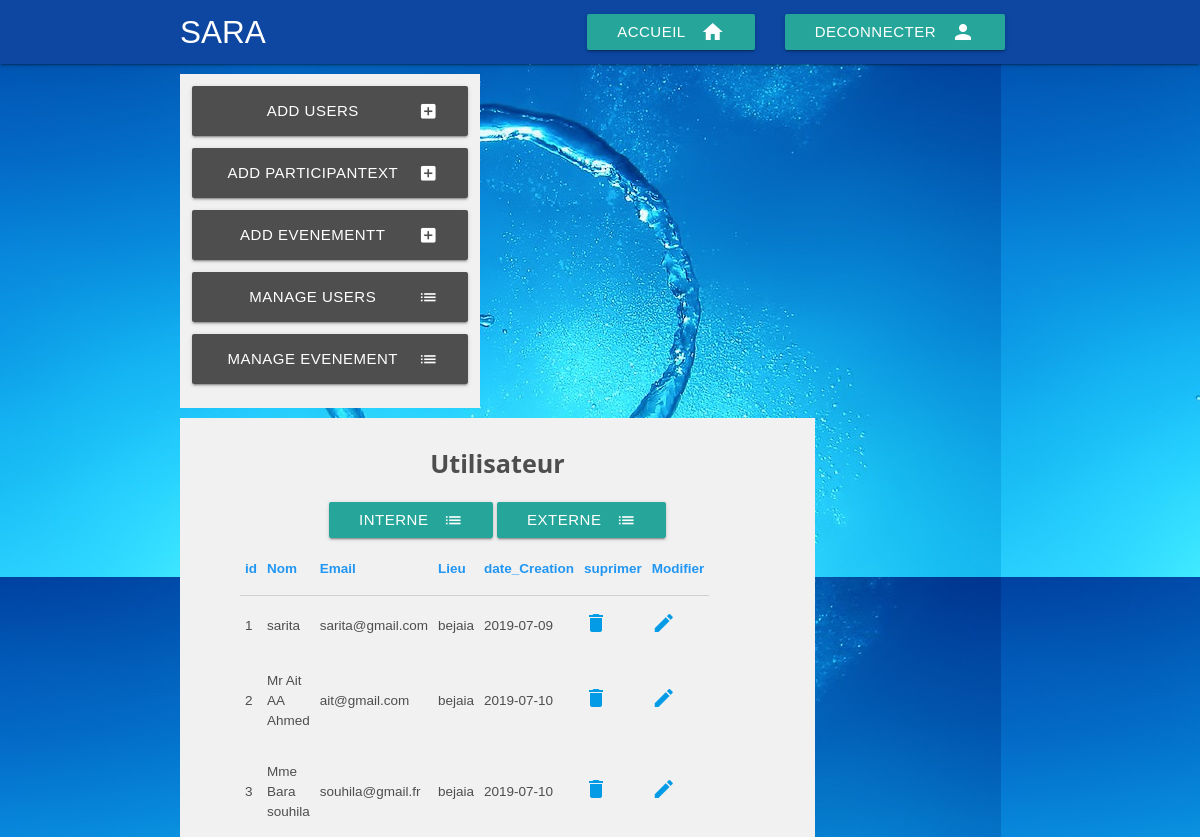
The app's page /asAdmin/index.php?page=consultextrn (signed in) with its own data.
### tables this page shows
CREATE TABLE IF NOT EXISTS `participantext` (
  `id_ext` int(11) NOT NULL AUTO_INCREMENT,
  `utilisateur` varchar(50) NOT NULL,
  `nationality` enum('Algeria','foreign') NOT NULL,
  `lieu_trav` varchar(70) NOT NULL,
  `Email` varchar(70) NOT NULL,
  `added` timestamp NOT NULL,
  PRIMARY KEY (`id_ext`)
);

### asAdmin/admin_functions/affichService.func.php (called while the page is built, shortened)
<?php
	function display_emp2()
	{
		global $db;
		$req = $db->query("  SELECT a.id_ext, a.utilisateur,a.nationality,a.email,a.lieu_trav,a.added FROM participantext as a ORDER by a.added");
		$results = [];
		while($response = $req->fetch())
		{
			$results[] = $response;
		}
		return $results;
	}
		?>

### asAdmin/admin_pages/consultextrn.php (the view, shortened to what this page needs)
<?php
	include_once "admin_functions/affichService.func.php";
?>
<div class="dashboardMenu">
  <a href="index.php?page=adduser" class="waves-effect waves-light btn">Add Users<i class="material-icons right">add_box</i></a>
  <a href="index.php?page=addexternal" class="waves-effect waves-light btn">Add ParticipantExt<i class="material-icons right">add_box</i></a>
  <a href="index.php?page=addEvmt" class="waves-effect waves-light btn">add Evenementt<i class="material-icons right">add_box</i></a>
  <a href="index.php?page=consultUser" class="waves-effect waves-light btn">manage Users<i class="material-icons right">list</i></a>
  <a href="index.php?page=consultEvmt" class="waves-effect waves-light btn">manage evenement<i class="material-icons right">list</i></a>
</div>
<div class="dashboardCoreA" class="flow-text" style="text-align: center;">
	<h1 class="flow-text" style="text-align: center;"><b>Utilisateur</b></h1>
	<a href="index.php?page=consultintrn" class="waves-effect waves-light btn">Interne<i class="material-icons right">list</i></a>
<a href="index.php?page=consultextrn" class="waves-effect waves-light btn">Externe<i class="material-icons right">list</i></a>
<table class="a highlight" style="font-size: 0.9em;">
		        <thead>
		          <tr class="blue-text text-darken">
		              	<th>id</th>
		              	<th>Nom</th>
		              <th>Email</th>
		              <th>Lieu</th>
		              <th>date_Creation</th>
		              <th><b>suprimer</b></a></th>
		              <th><b>Modifier</b></a></th>
		          </tr>
		        </thead>
		       <?php
		foreach (display_emp2() as $etrn)
	{
		?>
		        <tbody>
		          <tr>
		          	<td><?=$etrn['id_ext']?></td>
		            <td><?=$etrn['utilisateur']?></td>
		            <td> <?=$etrn['email']?></td>
		            <td> <?=$etrn['lieu_trav']?></td>
		            <td><?= date('Y-m-d', strtotime($etrn['added']));?></td>
		            <td  id="delateEvenement"><a class="ne"  href="#" ><i class="material-icons">delete</i></a></td>
		            <td id="updateEvenent" ><a class="ne"  href="#" ><i class="material-icons">edit</i></a></td>
		          </tr>
		        </tbody>
		<?php }?>
	</table>
	</div>

### css/mycss.css (style rules this page uses)
.dashboardMenu { display: inline-block; background-color: #f1f1f1; padding:12px; width: 300px; vertical-align: top; margin-top: 10px; }
.dashboardMenu .btn { width:276px; height:50px; line-height: 50px; margin-bottom: 12px; background-color: #4e4e4e; }
.dashboardCoreA { display: inline-block; background-color: #f1f1f1; color: #4e4e4e; padding-left: 60px; padding-right: 60px; width: 635px; vertical-align: top; margin-top: 10px; }
.a { float: left; width: 50%; margin-top: 6px; }
.material-icons { font-family: 'Material Icons'; font-weight: normal; font-style: normal; font-size: 24px; display: inline-block; line-height: 1; text-transform: none; letter-spacing: normal; word-wrap: normal; white-space: nowrap; direction: ltr; -webkit-font-smoothing: antialiased; text-rendering: optimizeLegibility; -moz-osx-font-smoothing: grayscale; font-feature-settings: 'liga'; }

### css/w3.css (style rules this page uses)
*,*:before,*:after { box-sizing:inherit }
html { -ms-text-size-adjust:100%;-webkit-text-size-adjust:100% }
body { margin:0 }
a { background-color:transparent;-webkit-text-decoration-skip:objects }
html,body { font-family:Verdana,sans-serif;font-size:15px;line-height:1.5 }
html { overflow-x:hidden }
h1 { font-size:36px }
h1,h2,h3,h4,h5,h6 { font-family:"Segoe UI",Arial,sans-serif;font-weight:400;margin:10px 0 }
a { color:inherit }

### records on screen
participantext: id_ext "1", utilisateur "sarita", Email "sarita@gmail.com", lieu_trav "bejaia", added "2019-07-09"
participantext: id_ext "2", utilisateur "Mr Ait AA Ahmed", Email "ait@gmail.com", lieu_trav "bejaia", added "2019-07-10"
participantext: id_ext "3", utilisateur "Mme Bara souhila", Email "souhila@gmail.fr", lieu_trav "bejaia", added "2019-07-10"
